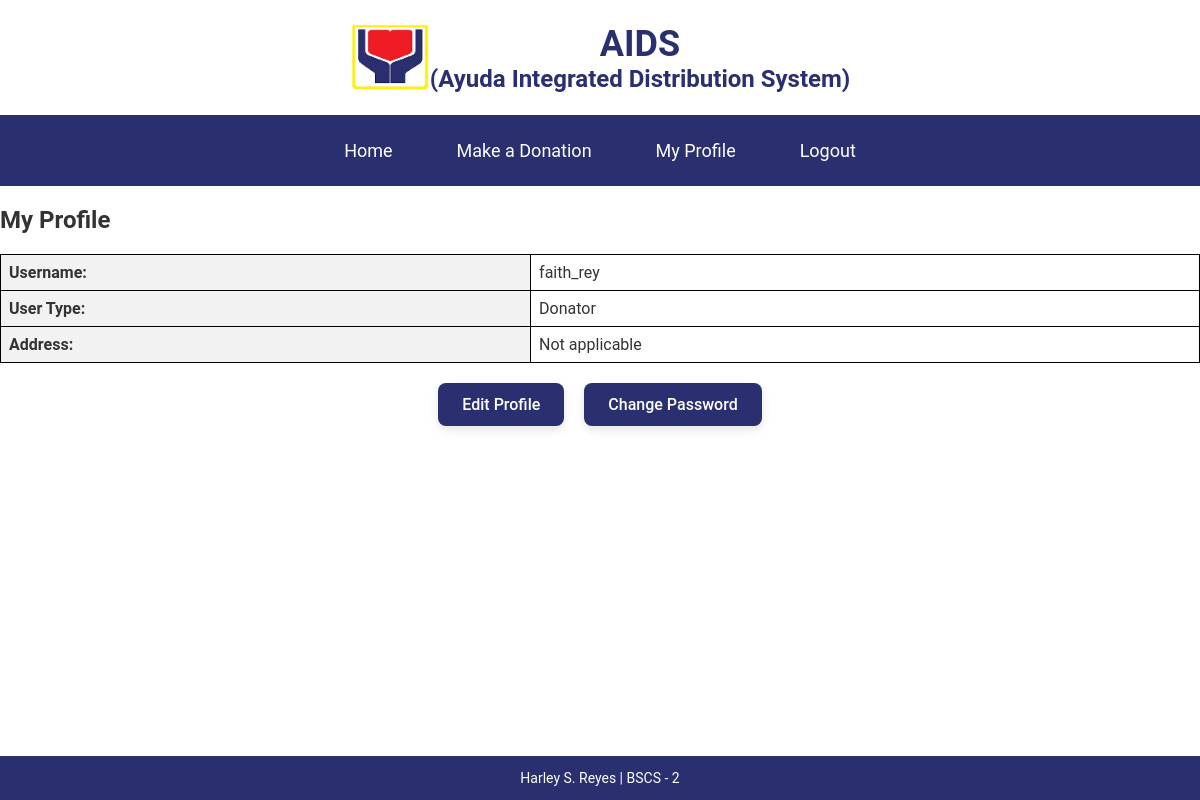
The page /f1Reyes/profile.php (signed in) on the database its author committed.
### tables this page shows
CREATE TABLE `tbluser` (
  `uid` int(11) NOT NULL,
  `fname` varchar(250) NOT NULL,
  `lname` varchar(250) NOT NULL,
  `password` varchar(250) NOT NULL,
  `is_employee` tinyint(1) DEFAULT NULL,
  `is_beneficiary` tinyint(1) DEFAULT NULL,
  `is_donator` tinyint(1) DEFAULT NULL,
  `username` varchar(250) NOT NULL,
  `date_created` date NOT NULL,
  `date_modified` date NOT NULL
);

### f1Reyes/profile.php (the view, shortened to what this page needs)
<?php
require_once 'connect.php';
require_once 'includes/header.php';
$uid = $_SESSION['uid'];
$query = "SELECT uid, username, is_beneficiary, is_donator FROM tbluser WHERE uid = ?";
$stmt = $connection->prepare($query);
$stmt->bind_param("i", $uid);
$stmt->execute();
$result = $stmt->get_result();
$user = $result->fetch_assoc();
if ($user['is_beneficiary']) {
    $user_type = "Beneficiary";
    $stmt2 = $connection->prepare("SELECT address FROM tblbeneficiary WHERE uid = ?");
    $stmt2->bind_param("i", $uid);
    $stmt2->execute();
    $res2 = $stmt2->get_result();
    $address = $res2->num_rows ? $res2->fetch_assoc()['address'] : "Not provided";
} elseif ($user['is_donator']) {
    $user_type = "Donator";
    $address = "Not applicable";
} else {
    $user_type = "N/A";
    $address = "Not applicable";
}
?>
<link rel="stylesheet" type="text/css" href="css/register.css">
<div class="nav-container">
    <nav>
        <a href="home_beneficiary.php">Home</a>
        <a href="donate.php">Make a Donation</a>
        <a href="profile.php">My Profile</a>
        <a href="index.php">Logout</a>
    </nav>
</div>
<div class="main-content">
    <h2>My Profile</h2>
    <table>
        <tr><th>Username:</th><td><?php echo htmlspecialchars($user['username']); ?></td></tr>
        <tr><th>User Type:</th><td><?php echo $user_type; ?></td></tr>
        <tr><th>Address:</th><td><?php echo htmlspecialchars($address); ?></td></tr>
    </table>
    <div class="cta-buttons" style="margin-top: 20px;">
        <a href="edit_profile.php" class="btn">Edit Profile</a>
        <a href="change_password.php" class="btn">Change Password</a>
    </div>
</div>
<?php require_once 'includes/footer.php'; ?>

### f1Reyes/css/dashboard.css (style rules this page uses)
table { width: 100%; border-collapse: collapse; }
th, td { border: 1px solid black; padding: 8px; text-align: left; }
th { background-color: #f2f2f2; text-align: left; }
td:nth-child(1), th:nth-child(1) { text-align: left; }
div { background-color: white; }

### f1Reyes/css/register.css (style rules this page uses)
.nav-container { background-color: #2a2f6f; padding: 15px; text-align: center; }
.nav-container nav a { color: white; text-decoration: none; font-size: 18px; padding: 10px 20px; margin: 0 10px; display: inline-block; transition: 0.3s; }

### f1Reyes/profile.php (style rules this page uses)
.cta-buttons { display: flex; justify-content: center; gap: 20px; flex-wrap: wrap; }
.cta-buttons a { padding: 12px 24px; background-color: #2a2f6f; color: #fff; text-decoration: none; border-radius: 8px; font-size: 16px; font-weight: 500; box-shadow: 0 4px 10px rgba(0,0,0,0.1); transition: all 0.3s ease; position: relative; overflow: hidden; }

### rows shown on the page
tbluser: username "faith_rey", user_type "Donator", address "Not applicable"
